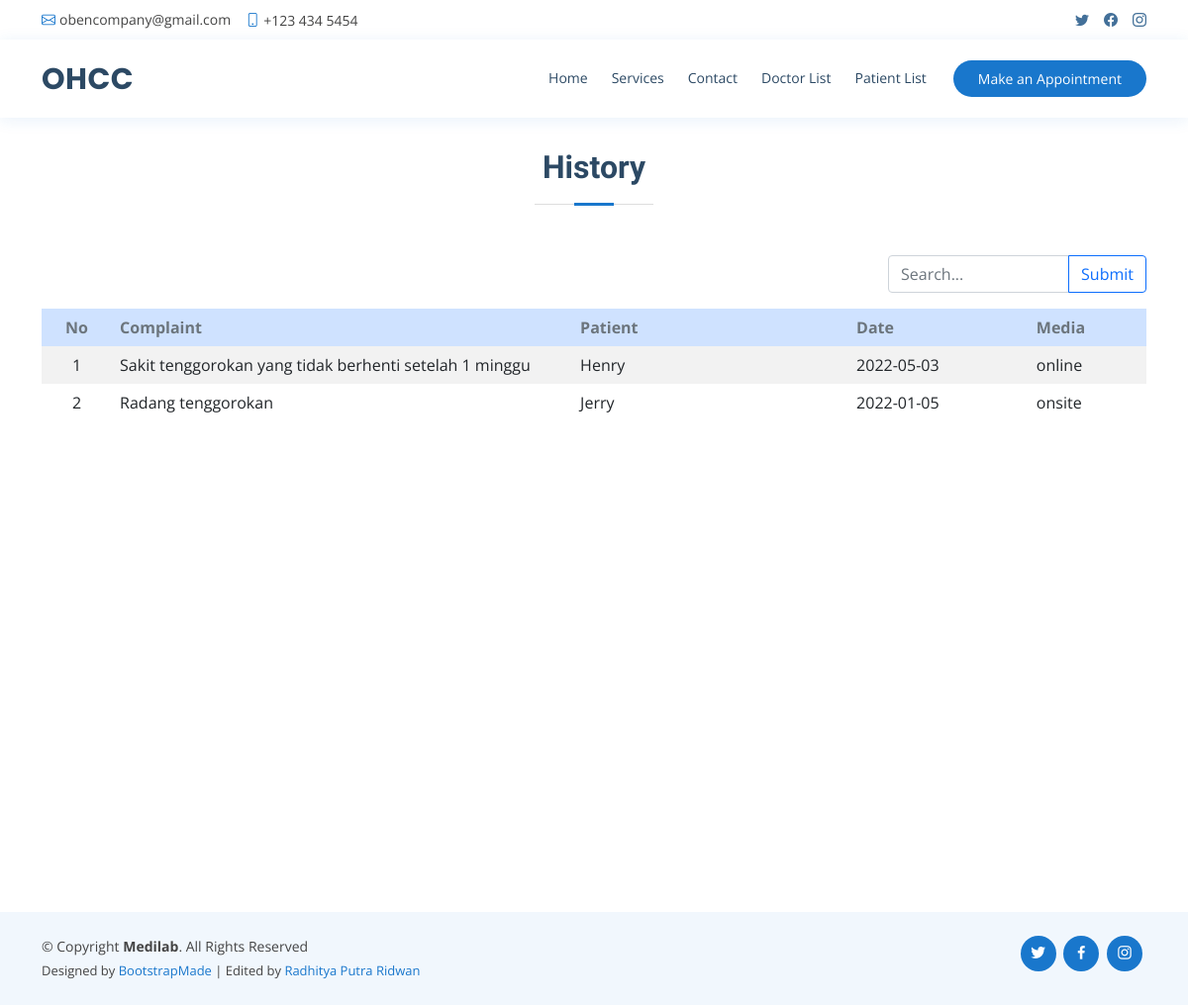
Page /php/history.php (signed in) on the committed database.
### tables this page shows
CREATE TABLE `konsultasi` (
  `id_konsultasi` int(11) NOT NULL,
  `keluhan` text NOT NULL,
  `tgl_konsultasi` date NOT NULL,
  `media_konsultasi` varchar(6) NOT NULL,
  `id_pasien` int(11) NOT NULL,
  `id_dokter` int(11) NOT NULL
);

CREATE TABLE `pasien` (
  `id_pasien` int(11) NOT NULL,
  `nama_pasien` varchar(100) NOT NULL,
  `email_pasien` varchar(100) NOT NULL,
  `password` varchar(255) NOT NULL,
  `telepon_pasien` char(13) NOT NULL,
  `foto_pasien` varchar(255) NOT NULL
);

### db/functions.php (called while the page is built, shortened)
<?php
    function connect() {
        $connect = mysqli_connect('localhost', 'root', '', 'tubes_213040048') or die('FAILED TO CONNECT!!');
        return $connect;
    }
    function query($sql) {
        $connect = connect();
        $result = mysqli_query($connect, $sql) or die(mysqli_error($connect));
        $rows = [];
        while($row = mysqli_fetch_assoc($result)) {
            $rows[] = $row;
        }
        return $rows;
    }

### php/history.php (the view, shortened to what this page needs)
<?php
require '../db/functions.php';
if($_SESSION['status'] === "USER") {
    $history = query("SELECT * FROM konsultasi WHERE id_pasien = $_SESSION[id]");
}
else if($_SESSION['status'] === "DOCTOR") {
    $history = query("SELECT * FROM konsultasi WHERE id_dokter = $_SESSION[id]");
}
$no = 1;
?>
<head>
  <link href="../assets/vendor/fontawesome-free/css/all.min.css" rel="stylesheet">
  <link href="../assets/vendor/animate.css/animate.min.css" rel="stylesheet">
  <link href="../assets/vendor/bootstrap/css/bootstrap.min.css" rel="stylesheet">
  <link href="../assets/vendor/bootstrap-icons/bootstrap-icons.css" rel="stylesheet">
  <link href="../assets/vendor/boxicons/css/boxicons.min.css" rel="stylesheet">
  <link href="../assets/vendor/glightbox/css/glightbox.min.css" rel="stylesheet">
  <link href="../assets/vendor/remixicon/remixicon.css" rel="stylesheet">
  <link href="../assets/vendor/swiper/swiper-bundle.min.css" rel="stylesheet">
  <link href="../assets/css/style.css" rel="stylesheet">
</head>
<body>
    <?php include_once '../separate/topbar.php' ?>
    <?php include_once '../separate/header.php' ?>
  <section id="patient" class="patient">
      <div class="container">
        <div class="section-title">
          <h2>History</h2>
        </div>
        <div class="row">
          <div class="col">
          </div>
          <div class="col-3">
            <form action="" method="POST">
              <div class="input-group mb-3">
                <input type="text" class="form-control" placeholder="Search..." aria-label="Search..." aria-describedby="button-search" name="keyword">
                <button class="btn btn-outline-primary" type="submit" id="button-search" name="submit">Submit</button>
              </div>
            </form>
          </div>
        </div>
        <div class="row">
          <div class="table-responsive-sm table-patient">
            <table class="table table-striped table-borderless">
              <thead class="table-primary text-secondary">
                <th class="text-center">No</th>
                <th>Complaint</th>
                <?php if($_SESSION['status'] === "USER") {?>
                <th>Doctor</th>
                <?php } else if($_SESSION['status'] === "DOCTOR") {?>
                <th>Patient</th>
                <?php } ?>
                <th>Date</th>
                <th>Media</th>
              </thead>
              <tbody>
                <?php
                  foreach($history as $p) :
                  if($_SESSION['status'] === "USER"){
                    $nama = query("SELECT * FROM dokter where id_dokter = $p[id_dokter]")[0]["nama_dokter"];
                  } else if($_SESSION['status'] === "DOCTOR"){
                    $nama = query("SELECT * FROM pasien where id_pasien = $p[id_pasien]")[0]["nama_pasien"];
                  }
                ?>
                  <tr class="align-middle">
                    <td class="text-center"><?= $no++; ?></td>
                    <td class="col-5"><?= $p["keluhan"]; ?></td>
                    <td class="col-3"><?= $nama; ?></td>
                    <td><?= $p["tgl_konsultasi"]; ?></td>
                    <td><?= $p["media_konsultasi"]; ?></td>
                </tr>
              <?php endforeach; ?>
              </tbody>
            </table>
          </div>
        </div>
      </div>
    </section>
    <?php include_once '../separate/footer.php' ?>
</body>

### assets/css/style.css (style rules this page uses)
body { font-family: "Open Sans", sans-serif; color: #444444; }
h1, h2, h3, h4, h5, h6 { font-family: "Raleway", sans-serif; }
section { padding: 60px 0; overflow: hidden; }
.section-title { text-align: center; padding-bottom: 30px; }
.section-title h2 { font-size: 32px; font-weight: bold; margin-bottom: 20px; padding-bottom: 20px; position: relative; color: #2c4964; }
.section-title h2::before { content: ""; position: absolute; display: block; width: 120px; height: 1px; background: #ddd; bottom: 1px; left: calc(50% - 60px); }
.section-title h2::after { content: ""; position: absolute; display: block; width: 40px; height: 3px; background: #1977cc; bottom: 0; left: calc(50% - 20px); }
.patient, .admin, .doctor { padding-top: 150px; }
.table-patient, .table-admin, .table-doctor { height: 550px; overflow: auto; }

### rows in the picture
konsultasi: keluhan "Sakit tenggorokan yang tidak berhenti setelah 1 minggu", id_pasien.nama_pasien "Henry", tgl_konsultasi "2022-05-03", media_konsultasi "online"
konsultasi: keluhan "Radang tenggorokan", id_pasien.nama_pasien "Jerry", tgl_konsultasi "2022-01-05", media_konsultasi "onsite"
